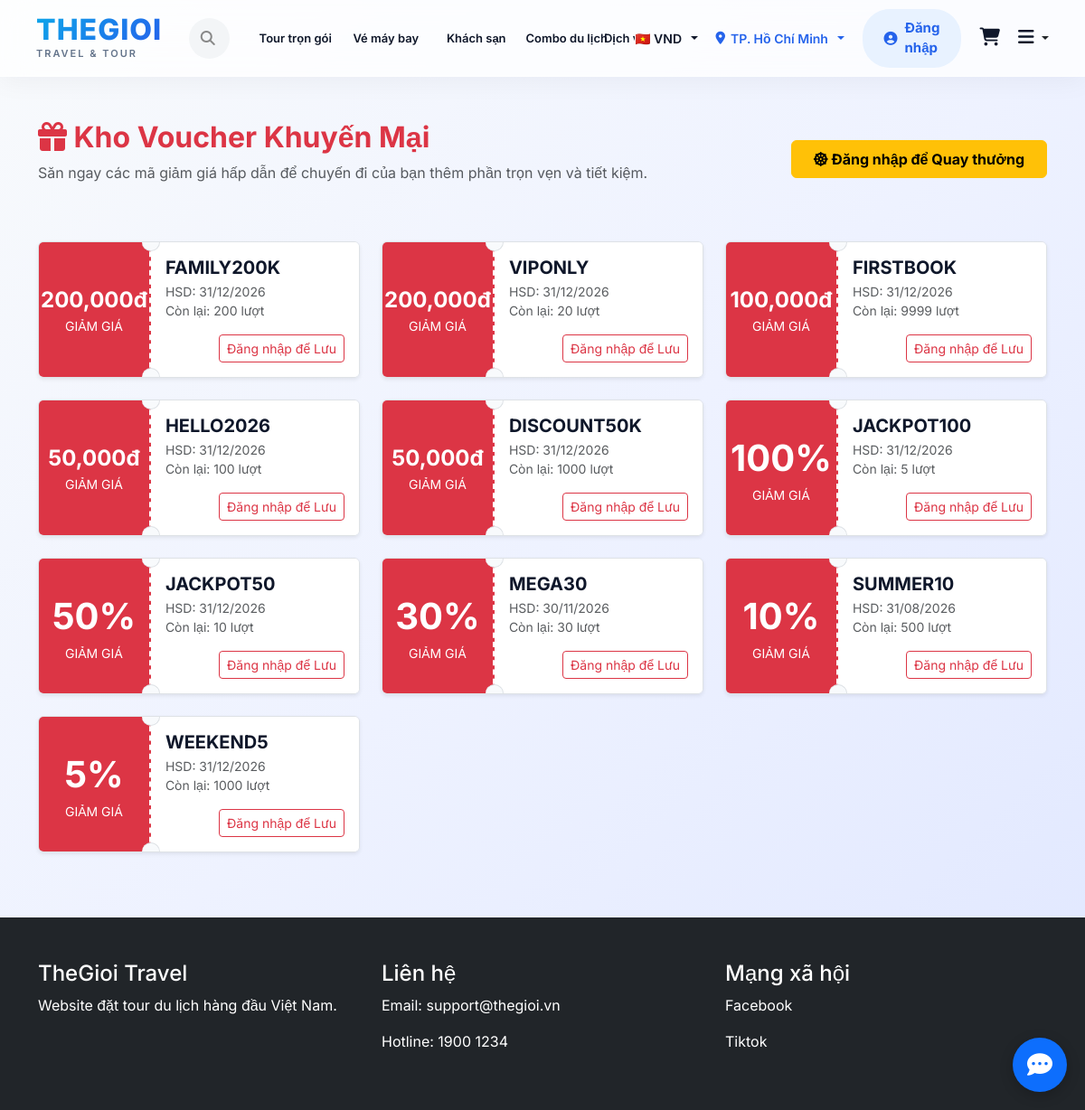
Screenshot of /travel-booking/voucher-center.php with the database file from the repository.
### tables this page shows
CREATE TABLE `promotions` (
  `id` int(11) NOT NULL,
  `code` varchar(50) NOT NULL,
  `discount_type` enum('percent','amount') NOT NULL DEFAULT 'percent',
  `discount_value` decimal(10,2) NOT NULL,
  `start_date` date NOT NULL,
  `end_date` date NOT NULL,
  `usage_limit` int(11) DEFAULT NULL,
  `used_count` int(11) DEFAULT 0,
  `status` enum('active','inactive') NOT NULL DEFAULT 'active',
  `created_at` timestamp NOT NULL DEFAULT current_timestamp()
);

### travel-booking/voucher-center.php (the view, shortened to what this page needs)
<?php
require 'includes/db.php';
include 'includes/header.php';
$user_id = $_SESSION['user_id'] ?? null;
$sql = "SELECT p.*,
        (SELECT COUNT(*) FROM user_promotions up WHERE up.promotion_id = p.id AND up.user_id = " . ($user_id ? $user_id : 0) . ") as is_claimed
        FROM promotions p
        WHERE p.status = 'active'
        AND p.end_date >= CURDATE()
        AND (p.usage_limit IS NULL OR p.used_count < p.usage_limit)
        ORDER BY p.discount_value DESC";
$result = mysqli_query($conn, $sql);
$promotions = [];
while ($row = mysqli_fetch_assoc($result)) {
    $promotions[] = $row;
}
?>
<div class="container py-5">
    <div class="row align-items-center mb-5">
        <div class="col-md-8">
            <h2 class="fw-bold text-danger"><i class="fa-solid fa-gift"></i> Kho Voucher Khuyến Mại</h2>
            <p class="text-muted">Săn ngay các mã giảm giá hấp dẫn để chuyến đi của bạn thêm phần trọn vẹn và tiết kiệm.</p>
        </div>
        <div class="col-md-4 text-md-end">
            <?php if ($user_id): ?>
                <button class="btn btn-warning fw-bold px-4 py-2" data-bs-toggle="modal" data-bs-target="#luckyWheelModal">
                    <i class="fa-solid fa-dharmachakra fa-spin"></i> Vòng Quay May Mắn
                </button>
            <?php else: ?>
                <a href="login.php" class="btn btn-warning fw-bold px-4 py-2">
                    <i class="fa-solid fa-dharmachakra"></i> Đăng nhập để Quay thưởng
                </a>
            <?php endif; ?>
        </div>
    </div>
    <div class="row">
        <?php if (count($promotions) > 0): ?>
            <?php foreach ($promotions as $promo): ?>
                <div class="col-md-6 col-lg-4 mb-4">
                    <div class="voucher-card d-flex border rounded overflow-hidden shadow-sm position-relative">
                        <div class="voucher-left bg-danger text-white d-flex flex-column justify-content-center align-items-center p-3" style="width: 35%; border-right: 2px dashed #fff;">
                            <?php if ($promo['discount_type'] === 'percent'): ?>
                                <span class="fs-1 fw-bold"><?= floatval($promo['discount_value']) ?>%</span>
                            <?php else: ?>
                                <span class="fs-4 fw-bold"><?= number_format($promo['discount_value']) ?>đ</span>
                            <?php endif; ?>
                            <small class="text-uppercase text-center">Giảm giá</small>
                        </div>
                        <div class="voucher-right bg-white p-3 d-flex flex-column justify-content-between" style="width: 65%;">
                            <div>
                                <h5 class="fw-bold mb-1"><?= htmlspecialchars($promo['code']) ?></h5>
                                <p class="text-muted small mb-0">HSD: <?= date('d/m/Y', strtotime($promo['end_date'])) ?></p>
                                <?php if ($promo['usage_limit']): ?>
                                    <p class="text-muted small mb-0">Còn lại: <?= $promo['usage_limit'] - $promo['used_count'] ?> lượt</p>
                                <?php endif; ?>
                            </div>
                            <div class="mt-3 text-end">
                                <?php if (!$user_id): ?>
                                    <a href="login.php" class="btn btn-sm btn-outline-danger">Đăng nhập để Lưu</a>
                                <?php elseif ($promo['is_claimed'] > 0): ?>
                                    <button class="btn btn-sm btn-secondary" disabled>Đã Lưu</button>
                                <?php else: ?>
                                    <button class="btn btn-sm btn-danger claim-voucher-btn" data-id="<?= $promo['id'] ?>">Lưu Mã</button>
                                <?php endif; ?>
                            </div>
                        </div>
                        <div class="cut-circle top"></div>
                        <div class="cut-circle bottom"></div>
                    </div>
                </div>
            <?php endforeach; ?>
        <?php endif; ?>
    </div>
</div>
<?php include 'includes/footer.php'; ?>

### travel-booking/assets/css/style.css (style rules this page uses)
:root { --primary-color: #2563eb; --primary-gradient: linear-gradient(135deg, #0ea5e9 0%, #2563eb 100%); --secondary-color: #f0f7ff; --text-color: #0f172a; --text-light: #64748b; --border-color: #e2e8f0; --card-shadow: 0 10px 30px rgba(15, 23, 42, 0.05); --hover-shadow: 0 20px 40px rgba(37, 99, 235, 0.15); --transition: all 0.4s cubic-bezier(0.16, 1, 0.3, 1); }
body { font-family: 'Inter', sans-serif; color: var(--text-color); background: linear-gradient(135deg, #f8fafc 0%, #eef2ff 50%, #e0e7ff 100%); background-attachment: fixed; margin: 0; padding-top: 85px; }

### travel-booking/voucher-center.php (style rules this page uses)
.voucher-card { transition: transform 0.3s ease; }
.cut-circle { position: absolute; width: 20px; height: 20px; background-color: #f8fafc; border-radius: 50%; left: 35%; transform: translateX(-50%); border-right: 1px solid #dee2e6; }
.cut-circle.top { top: -10px; border-bottom: 1px solid #dee2e6; }
.cut-circle.bottom { bottom: -10px; border-top: 1px solid #dee2e6; }
body { background-color: #f8fafc; }

### rows the page displays
promotions: discount_value "200,000", code "FAMILY200K", end_date "31/12/2026", $promo['usage_limit']-$promo['used_count'] "200"
promotions: discount_value "200,000", code "VIPONLY", end_date "31/12/2026", $promo['usage_limit']-$promo['used_count'] "20"
promotions: discount_value "100,000", code "FIRSTBOOK", end_date "31/12/2026", $promo['usage_limit']-$promo['used_count'] "9999"
promotions: discount_value "50,000", code "HELLO2026", end_date "31/12/2026", $promo['usage_limit']-$promo['used_count'] "100"
promotions: discount_value "50,000", code "DISCOUNT50K", end_date "31/12/2026", $promo['usage_limit']-$promo['used_count'] "1000"
promotions: discount_value "100", code "JACKPOT100", end_date "31/12/2026", $promo['usage_limit']-$promo['used_count'] "5"
promotions: discount_value "50", code "JACKPOT50", end_date "31/12/2026", $promo['usage_limit']-$promo['used_count'] "10"
promotions: discount_value "30", code "MEGA30", end_date "30/11/2026", $promo['usage_limit']-$promo['used_count'] "30"
promotions: discount_value "10", code "SUMMER10", end_date "31/08/2026", $promo['usage_limit']-$promo['used_count'] "500"
promotions: discount_value "5", code "WEEKEND5", end_date "31/12/2026", $promo['usage_limit']-$promo['used_count'] "1000"

### other values shown
$currencies[$current_currency] "🇻🇳 VND"
$locations[$current_location] "TP. Hồ Chí Minh"
